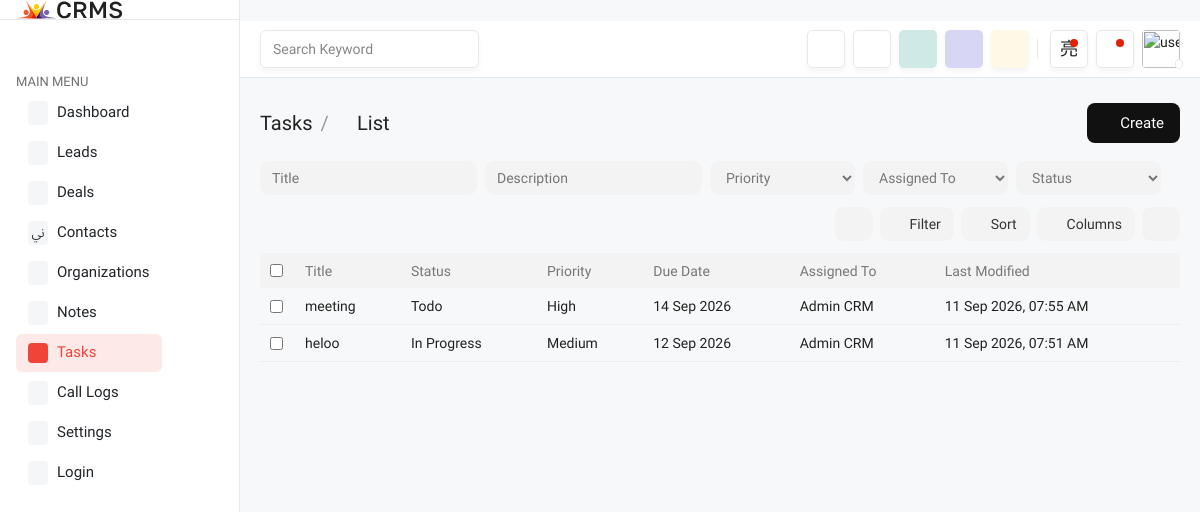
Page /tasks/ (signed in) on the committed database.
### app/models.py (models this page shows, shortened)
class Task_db(models.Model):
    branch = models.ForeignKey(Branch_db, on_delete=models.CASCADE, related_name='tasks')
    lead = models.ForeignKey(Lead_db, on_delete=models.CASCADE, null=True, blank=True, related_name='tasks')
    deal = models.ForeignKey(Deal_db, on_delete=models.CASCADE, null=True, blank=True, related_name='tasks')
    assigned_to = models.ForeignKey(Users_db, on_delete=models.SET_NULL, null=True, blank=True, related_name='tasks')
    title = models.CharField(max_length=200)
    description = models.TextField(blank=True, null=True)
    priority = models.CharField(max_length=20, choices=PRIORITY_CHOICES, default='low')
    due_date = models.DateTimeField(blank=True, null=True)
    task_status = models.CharField(max_length=20, choices=TASK_STATUS_CHOICES, default='backlog')
    status = models.CharField(max_length=20, choices=STATUS_CHOICES, default='active')
    created_at = models.DateTimeField(auto_now_add=True)
    updated_at = models.DateTimeField(auto_now=True)

class Users_db(models.Model):
    branch = models.ForeignKey(Branch_db, on_delete=models.CASCADE, related_name='users')
    username = models.CharField(max_length=150, unique=True)
    password = models.CharField(max_length=255)
    full_name = models.CharField(max_length=150)
    email = models.EmailField(unique=True)
    role = models.CharField(max_length=20, choices=ROLE_CHOICES, default='sales')
    status = models.CharField(max_length=20, choices=STATUS_CHOICES, default='active')
    created_at = models.DateTimeField(auto_now_add=True)
    updated_at = models.DateTimeField(auto_now=True)

### app/views.py (the view)
# urls.py: path("tasks/", views.tasks, name="tasks"),
def tasks(request):
    if 'B_id' in request.session:
        if request.session.has_key('B_id'):
            B_id = request.session['B_id']
        branch = Branch_db.objects.get(id=B_id)
        tasks_list = Task_db.objects.filter(
            branch=branch,
            status="active"
        ).select_related(
            "assigned_to",
            "lead",
            "deal"
        ).order_by("-updated_at")
        users_list = Users_db.objects.filter(
            branch=branch,
            status="active"
        ).order_by("full_name")
        return render(
            request,
            "tasks.html",
            {
                "tasks": tasks_list,
                "users": users_list,
                "branch": branch,
            }
        )
    else:
        return redirect("login")

### templates/tasks.html (shortened to what this page needs)
{% extends 'base.html' %}
{% load static %}
{% block content %}
<div class="page-wrapper">
    <div class="content">
        <div class="tasks-page">
            <div class="tasks-header">
                <div class="tasks-title">
                    Tasks
                    <span>/</span>
                    <i class="ti ti-list"></i>
                    List
                    <i class="ti ti-chevron-down"></i>
                </div>
                <button
                    type="button"
                    class="create-btn"
                    data-bs-toggle="modal"
                    data-bs-target="#createTaskModal">
                    <i class="ti ti-plus"></i>
                    Create
                </button>
            </div>
            <div class="tasks-toolbar">
                <div class="tasks-filters">
                    <input type="text"
                           id="taskTitleSearch"
                           class="tasks-select"
                           placeholder="Title"
                           autocomplete="off">
                    <input type="text"
                           id="taskContentSearch"
                           class="tasks-select"
                           placeholder="Description"
                           autocomplete="off">
                    <select id="taskPriorityFilter" class="tasks-select">
                        <option value="">Priority</option>
                    </select>
                    <select id="taskAssignedFilter" class="tasks-select">
                        <option value="">Assigned To</option>
                    </select>
                    <select id="taskStatusFilter" class="tasks-select">
                        <option value="">Status</option>
                    </select>
                </div>
                <div class="tasks-actions">
                    <button type="button"
                            class="tasks-action icon-only"
                            title="Refresh"
                            onclick="window.location.reload();">
                        <i class="ti ti-refresh"></i>
                    </button>
                    <button type="button"
                            class="tasks-action"
                            id="taskFilterButton">
                        <i class="ti ti-filter"></i>
                        Filter
                    </button>
                    <button type="button"
                            class="tasks-action"
                            id="taskSortButton">
                        <i class="ti ti-arrows-sort"></i>
                        Sort
                    </button>
                    <button type="button"
                            class="tasks-action">
                        <i class="ti ti-layout-columns"></i>
                        Columns
                    </button>
                    <button type="button"
                            class="tasks-action icon-only">
                        <i class="ti ti-dots"></i>
                    </button>
                </div>
            </div>
            <div class="tasks-table-wrap">
                <table class="tasks-table">
                    <thead>
                        <tr>
                            <th style="width:35px;">
                                <input type="checkbox">
                            </th>
                            <th>Title</th>
                            <th>Status</th>
                            <th>Priority</th>
                            <th>Due Date</th>
                            <th>Assigned To</th>
                            <th>Last Modified</th>
                        </tr>
                    </thead>
                    <tbody id="tasksTableBody">
                        {% for task in tasks %}
                        <tr class="task-table-row"
                            data-title="{{ task.title|default:''|escape }}"
                            data-description="{{ task.description|default:''|striptags|escape }}"
                            data-priority="{{ task.priority|default:'' }}"
                            data-assigned="{{ task.assigned_to.id|default:'' }}"
                            data-status="{{ task.task_status|default:'' }}"
                            data-due-date="{{ task.due_date|date:'Y-m-d' }}"
                            data-updated="{{ task.updated_at|date:'Y-m-d H:i:s' }}"
                            style="cursor:pointer;">
                            <td>
                                <input type="checkbox"
                                       class="task-check"
                                       onclick="event.stopPropagation();">
                            </td>
                            <td>{{ task.title }}</td>
                            <td>{{ task.get_task_status_display }}</td>
                            <td>{{ task.get_priority_display }}</td>
                            <td>
                                {% if task.due_date %}
                                    {{ task.due_date|date:"d M Y" }}
                                {% else %}
                                    —
                                {% endif %}
                            </td>
                            <td>
                                {% if task.assigned_to %}
                                    {{ task.assigned_to.full_name }}
                                {% else %}
                                    —
                                {% endif %}
                            </td>
                            <td>
                                {% if task.updated_at %}
                                    {{ task.updated_at|date:"d M Y, h:i A" }}
                                {% else %}
                                    —
                                {% endif %}
                            </td>
                        </tr>
                        {% endfor %}
                </table>
            </div>
        </div>
    </div>
</div>
{% endblock %}

### templates/tasks.html (style rules this page uses)
.tasks-page { width: 100%; box-sizing: border-box; }
.tasks-header { width: 100%; display: flex; align-items: center; justify-content: space-between; margin-bottom: 18px; }
.tasks-title { display: flex; align-items: center; white-space: nowrap; font-size: 20px; color: #222; }
.tasks-title span { margin: 0 8px; color: #999; }
.tasks-title i { color: #777; font-size: 17px; margin-right: 7px; }
.tasks-title .ti-chevron-down { margin-left: 6px; margin-right: 0; font-size: 14px; }
.create-btn { height: 40px; padding: 0 16px; background: #111; color: #fff; border: 0; border-radius: 8px; font-size: 15px; display: inline-flex; align-items: center; gap: 6px; cursor: pointer; }
.tasks-toolbar { width: 100%; display: flex; align-items: center; justify-content: space-between; gap: 12px; margin-bottom: 12px; flex-wrap: wrap; }
.tasks-filters { display: flex; align-items: center; gap: 8px; flex: 1; flex-wrap: wrap; }
.tasks-select { min-width: 145px; height: 34px; border: 0; border-radius: 9px; background: #f3f3f3; padding: 0 12px; font-size: 14px; color: #777; display: flex; align-items: center; justify-content: space-between; gap: 8px; }
.tasks-actions { display: flex; align-items: center; gap: 7px; }
.tasks-action { height: 34px; padding: 0 13px; border: 0; border-radius: 9px; background: #f3f3f3; color: #333; font-size: 14px; display: inline-flex; align-items: center; justify-content: center; gap: 6px; white-space: nowrap; cursor: pointer; }
.tasks-action.icon-only { width: 38px; padding: 0; }
.tasks-table-wrap { width: 100%; overflow-x: auto; }
table.tasks-table { width: 100%; border-collapse: collapse; table-layout: auto; }
table.tasks-table thead { background: #f3f3f3; }
table.tasks-table thead th { text-align: left; font-weight: 400; color: #777; font-size: 14px; padding: 9px 10px; height: 35px; white-space: nowrap; }
table.tasks-table tbody tr { border-bottom: 1px solid #eee; }
table.tasks-table tbody tr.task-table-row { display: table-row; }
table.tasks-table tbody td { vertical-align: middle; }
table.tasks-table tbody td { padding: 10px; font-size: 14px; color: #222; white-space: nowrap; vertical-align: middle; }
@media (max-width: 1200px) { .tasks-toolbar { flex-direction: column; align-items: stretch; } }
@media (max-width: 1200px) { .tasks-actions { justify-content: flex-end; } }

### rows in the picture
Task_db: title "meeting", task_status "Todo", priority "High", due_date "14 Sep 2026", assigned_to.full_name "Admin CRM", updated_at "11 Sep 2026, 07:55 AM"
Task_db: title "heloo", task_status "In Progress", priority "Medium", due_date "12 Sep 2026", assigned_to.full_name "Admin CRM", updated_at "11 Sep 2026, 07:51 AM"
